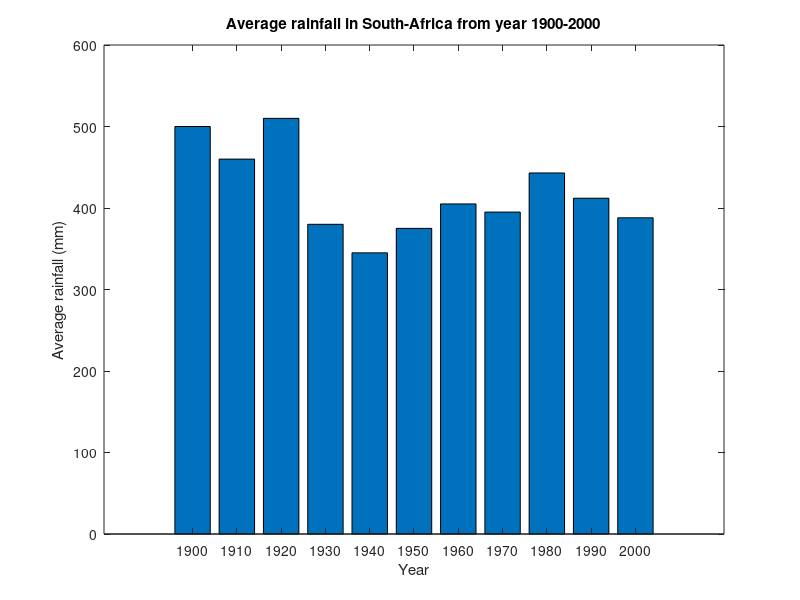

Source code (MATLAB):
x = 1900:10:2000;
y = [500 460 510 380 345 375 405 395 443 412 388];

bar(x,y)
title('Average rainfall in South-Africa from year 1900-2000')
xlabel('Year')
ylabel('Average rainfall (mm)')